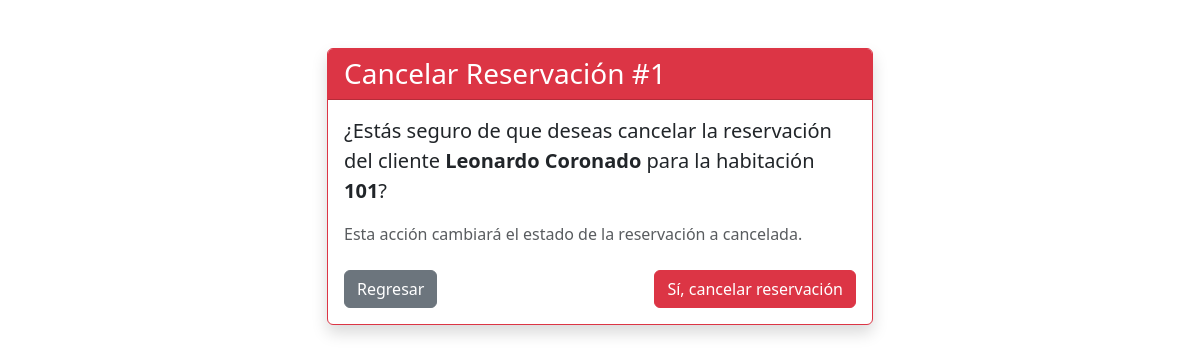
The page /reservaciones/1/cancelar/ on the database its author committed.
### reservaciones/models.py (models this page shows, shortened)
class Reservacion(models.Model):
    ACTIVA = 'activa'
    CANCELADA = 'cancelada'
    FINALIZADA = 'finalizada'
    ESTADOS = [
        (ACTIVA, 'Activa'),
        (CANCELADA, 'Cancelada'),
        (FINALIZADA, 'Finalizada'),
    ]
    cliente = models.ForeignKey(Cliente, on_delete=models.PROTECT,
                                related_name='reservaciones')
    habitacion = models.ForeignKey(Habitacion, on_delete=models.PROTECT,
                                   related_name='reservaciones')
    fecha_entrada = models.DateField()
    fecha_salida = models.DateField()
    total = models.DecimalField(max_digits=10, decimal_places=2,
                                default=0, editable=False)
    estado = models.CharField(max_length=20, choices=ESTADOS, default=ACTIVA)
    class Meta:
        ordering = ['-fecha_entrada']
        verbose_name = 'Reservación'
        verbose_name_plural = 'Reservaciones'

### clientes/models.py (models this page shows, shortened)
class Cliente(models.Model):
    nombre = models.CharField(max_length=100)
    apellidos = models.CharField(max_length=150)
    correo = models.EmailField(unique=True)
    telefono = models.CharField(max_length=20)
    fecha_registro = models.DateTimeField(auto_now_add=True)
    def __str__(self):
        return f"{self.nombre} {self.apellidos}"
    class Meta:
        ordering = ['apellidos', 'nombre']
        verbose_name = 'Cliente'
        verbose_name_plural = 'Clientes'

### habitaciones/models.py (models this page shows, shortened)
class Habitacion(models.Model):
    TIPOS = [
        ('individual', 'Individual'),
        ('doble', 'Doble'),
        ('suite', 'Suite'),
        ('presidencial', 'Presidencial'),
    ]
    numero = models.IntegerField(unique=True)
    tipo =  models.CharField((""), max_length=20, choices=TIPOS)
    precioxnoche = models.DecimalField(max_digits=  15, decimal_places=2)
    capacidad = models.IntegerField()
    disponible = models.BooleanField(default= True)
    imagen = models.ImageField(upload_to='habitaciones/', blank=True, null=True)

### reservaciones/views.py (the view, shortened to what this page needs)
# urls.py: path('<int:pk>/cancelar/', views.cancelar_reservacion, name='cancelar'),
def cancelar_reservacion(request, pk):
    reservacion = get_object_or_404(Reservacion, pk=pk)
    return render(request, 'reservaciones/confirmar_cancelar.html', {
        'reservacion': reservacion,
    })

### reservaciones/templates/reservaciones/confirmar_cancelar.html (shortened to what this page needs)
<!DOCTYPE html>
<html lang="es">
<head>
    <link href="https://cdn.jsdelivr.net/npm/bootstrap@5.3.0/dist/css/bootstrap.min.css" rel="stylesheet">
</head>
<body class="container mt-5">
    <div class="row justify-content-center">
        <div class="col-md-6">
            <div class="card shadow border-danger">
                <div class="card-header bg-danger text-white">
                    <h3 class="card-title mb-0">Cancelar Reservación #{{ reservacion.pk }}</h3>
                </div>
                <div class="card-body">
                    <p class="fs-5">¿Estás seguro de que deseas cancelar la reservación del cliente <strong>{{ reservacion.cliente }}</strong> para la habitación <strong>{{ reservacion.habitacion.numero }}</strong>?</p>
                    <p class="text-muted">Esta acción cambiará el estado de la reservación a cancelada.</p>
                    <form method="post">
                        <div class="d-flex justify-content-between mt-4">
                            <a href="{% url 'reservaciones:lista' %}" class="btn btn-secondary">Regresar</a>
                            <button type="submit" class="btn btn-danger">Sí, cancelar reservación</button>
                        </div>
                    </form>
                </div>
            </div>
        </div>
    </div>
</body>
</html>

### rows shown on the page
Reservacion: pk "1", cliente "Leonardo Coronado", habitacion.numero "101"
